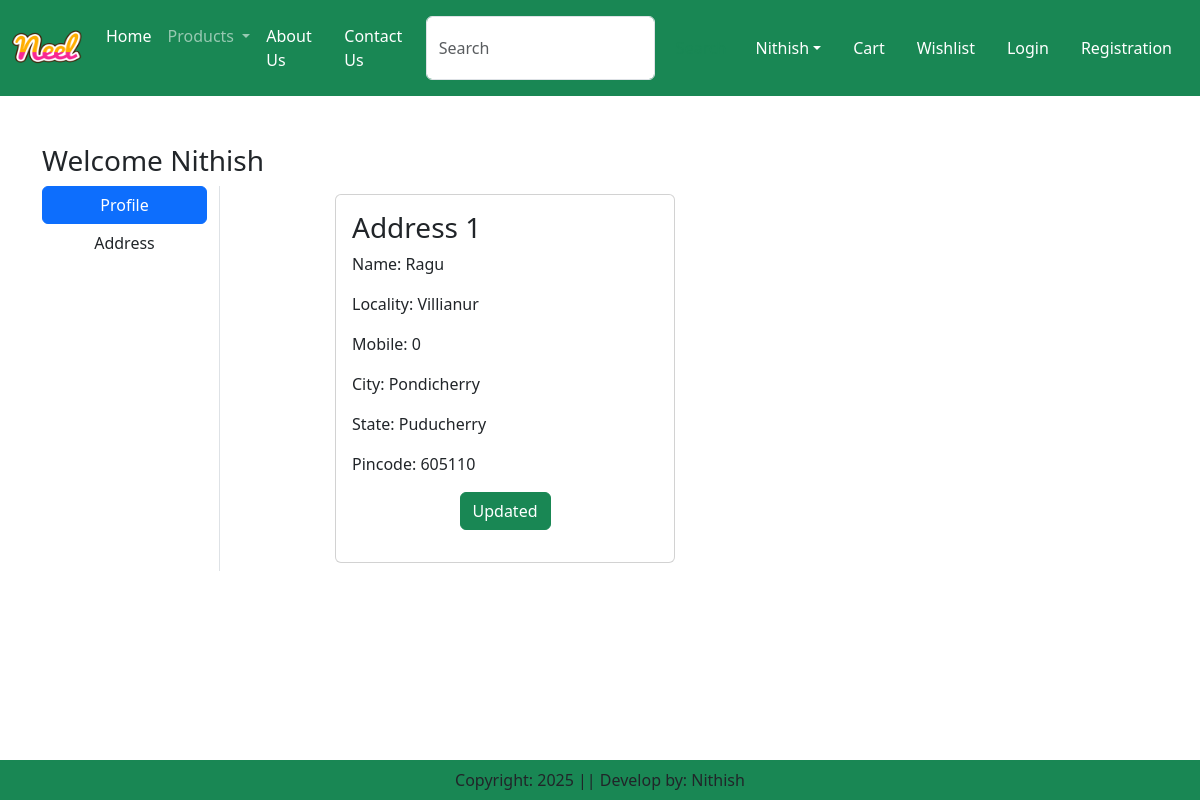
The page /address/ (signed in) on the database its author committed.
### app/models.py (models this page shows, shortened)
class Customer(models.Model):
    user = models.ForeignKey(User,on_delete=models.CASCADE)
    name = models.CharField(max_length=200)
    locality = models.CharField(max_length=200)
    city = models.CharField(max_length=50)
    mobile = models.IntegerField(default=0)
    zipcode = models.IntegerField()
    state = models.CharField(choices=STATE_CHOICES,max_length=100)

### app/views.py (the view)
# urls.py: path('address/', views.address, name="address"),
def address(request):
    add = Customer.objects.filter(user=request.user)
    return render(request, 'app/address.html',locals())

### app/templates/app/address.html (shortened to what this page needs)
{% extends 'app/base.html' %}
{% load static %}
{% block main-content %}
<div class="container my-5">
    <div class="row">
        <h3>Welcome <span class="text-capitalize">{{request.user}}</span></h3>
        <div class="col-sm-2 border-end">
            <ul class="list-unstyled">
                <li class="d-grid"><a href="{% url 'profile' %}" class="btn btn-primary">Profile</a></li>
                <li class="d-grid"><a href="{% url 'address' %}" class="btn">Address</a></li>
            </ul>
        </div>
        <div class="col-sm-8 offset-sm-1">
            <div class="row">
                {% for ad in add %}
                <div class="col-sm-6">
                    <div class="card m-2">
                        <div class="card-body">
                            <h3>Address {{forloop.counter}}</h3>
                            <p>Name: {{ad.name}}</p>
                            <p>Locality: {{ad.locality}}</p>
                            <p>Mobile: {{ad.mobile}}</p>
                            <p>City: {{ad.city}}</p>
                            <p>State: {{ad.state}}</p>
                            <p>Pincode: {{ad.zipcode}}</p>
                            <p class="text-center"><a href="{% url 'updateAddress' pk=ad.id %}" type="button" class="btn btn-success">Updated</a></p>
                        </div>
                    </div>
                </div>
                {% endfor %}
            </div>
        </div>
    </div>
</div>
{% endblock main-content %}

### rows shown on the page
Customer: name "Ragu", locality "Villianur", mobile "0", city "Pondicherry", state "Puducherry", zipcode "605110"

### other values the page prints
{{ request.user }} "Nithish"
